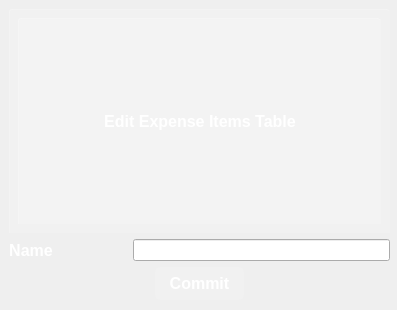
<?xml version="1.0" encoding="UTF-8"?>
<ui version="4.0">
 <class>ExpenseItemsEditDialog</class>
 <widget class="QDialog" name="ExpenseItemsEditDialog">
  <property name="geometry">
   <rect>
    <x>0</x>
    <y>0</y>
    <width>397</width>
    <height>310</height>
   </rect>
  </property>
  <property name="windowTitle">
   <string>Dialog</string>
  </property>
  <property name="styleSheet">
   <string notr="true">
#ExpenseItemsEditDialog {
position:absolute;
  top:0;
  right:0;
  bottom:0;
  left:0;


background: qradialgradient(cx:0.3, cy:0.86, radius:1, fx:0.3, fy:0.86, stop:0 rgba(255,255,255,0.03), stop:0.08 rgba(255,255,255,0.03), stop:0.08 transparent, stop:0.92 transparent), 
              qradialgradient(cx:0.55, cy:1, radius:1, fx:0.55, fy:1, stop:0 rgba(255,255,255,0.03), stop:0.08 rgba(255,255,255,0.03), stop:0.08 transparent, stop:0.92 transparent), 
              qradialgradient(cx:0.4, cy:0.75, radius:1, fx:0.4, fy:0.75, stop:0 rgba(255,255,255,0.03), stop:0.06 rgba(255,255,255,0.03), stop:0.06 transparent, stop:0.94 transparent), 
              qradialgradient(cx:0.07, cy:0.99, radius:1, fx:0.07, fy:0.99, stop:0 rgba(255,255,255,0.03), stop:0.06 rgba(255,255,255,0.03), stop:0.06 transparent, stop:0.94 transparent), 
              qradialgradient(cx:0.69, cy:0.76, radius:1, fx:0.69, fy:0.76, stop:0 rgba(255,255,255,0.03), stop:0.06 rgba(255,255,255,0.03), stop:0.06 transparent, stop:0.94 transparent), 
              qradialgradient(cx:0.02, cy:0.35, radius:1, fx:0.02, fy:0.35, stop:0 rgba(255,255,255,0.03), stop:0.06 rgba(255,255,255,0.03), stop:0.06 transparent, stop:0.94 transparent), 
              qradialgradient(cx:0.14, cy:0.48, radius:1, fx:0.14, fy:0.48, stop:0 rgba(255,255,255,0.03), stop:0.06 rgba(255,255,255,0.03), stop:0.06 transparent, stop:0.94 transparent), 
              qradialgradient(cx:0.28, cy:0.87, radius:1, fx:0.28, fy:0.87, stop:0 rgba(255,255,255,0.04), stop:0.04 rgba(255,255,255,0.04), stop:0.04 transparent, stop:0.96 transparent), 
              qradialgradient(cx:0.65, cy:0.14, radius:1, fx:0.65, fy:0.14, stop:0 rgba(255,255,255,0.04), stop:0.04 rgba(255,255,255,0.04), stop:0.04 transparent, stop:0.96 transparent), 
              qradialgradient(cx:0.51, cy:0.36, radius:1, fx:0.51, fy:0.36, stop:0 rgba(255,255,255,0.04), stop:0.04 rgba(255,255,255,0.04), stop:0.04 transparent, stop:0.96 transparent), 
              qradialgradient(cx:0.06, cy:0.93, radius:1, fx:0.06, fy:0.93, stop:0 rgba(255,255,255,0.04), stop:0.04 rgba(255,255,255,0.04), stop:0.04 transparent, stop:0.96 transparent), 
              qlineargradient(x1:0, y1:0, x2:1, y2:1, stop:0 rgb(23, 233, 173), stop:1 rgb(29, 24, 208));
}</string>
  </property>
  <widget class="QWidget" name="verticalLayoutWidget">
   <property name="geometry">
    <rect>
     <x>9</x>
     <y>9</y>
     <width>381</width>
     <height>291</height>
    </rect>
   </property>
   <layout class="QVBoxLayout" name="verticalLayout">
    <item>
     <widget class="QWidget" name="horizontalWidget_3" native="true">
      <property name="styleSheet">
       <string notr="true">margin-top: 0px;
  border-top-left-radius: 3px;
  border-top-right-radius: 3px;
    color:#fff;
    padding:15px;
    text-align:center;
background: rgba(255,255,255,0.15);
    border-top: 1px solid rgba(255,255,255,0.2);
    border-left: 1px solid rgba(255,255,255,0.2);
height: 30%;</string>
      </property>
      <layout class="QHBoxLayout" name="horizontalLayout_4">
       <item>
        <widget class="QLabel" name="label">
         <property name="font">
          <font>
           <pointsize>12</pointsize>
           <weight>75</weight>
           <bold>true</bold>
          </font>
         </property>
         <property name="styleSheet">
          <string notr="true">color: white;</string>
         </property>
         <property name="text">
          <string>Edit Expense Items Table</string>
         </property>
         <property name="alignment">
          <set>Qt::AlignCenter</set>
         </property>
        </widget>
       </item>
      </layout>
     </widget>
    </item>
    <item>
     <layout class="QHBoxLayout" name="horizontalLayout">
      <item>
       <widget class="QLabel" name="label_2">
        <property name="font">
         <font>
          <pointsize>12</pointsize>
          <weight>75</weight>
          <bold>true</bold>
         </font>
        </property>
        <property name="styleSheet">
         <string notr="true">color: white;</string>
        </property>
        <property name="text">
         <string>Name</string>
        </property>
        <property name="alignment">
         <set>Qt::AlignCenter</set>
        </property>
       </widget>
      </item>
      <item>
       <spacer name="horizontalSpacer_3">
        <property name="orientation">
         <enum>Qt::Horizontal</enum>
        </property>
        <property name="sizeType">
         <enum>QSizePolicy::Fixed</enum>
        </property>
        <property name="sizeHint" stdset="0">
         <size>
          <width>74</width>
          <height>20</height>
         </size>
        </property>
       </spacer>
      </item>
      <item>
       <widget class="QLineEdit" name="name"/>
      </item>
     </layout>
    </item>
    <item>
     <layout class="QHBoxLayout" name="horizontalLayout_3">
      <item>
       <spacer name="horizontalSpacer">
        <property name="orientation">
         <enum>Qt::Horizontal</enum>
        </property>
        <property name="sizeHint" stdset="0">
         <size>
          <width>40</width>
          <height>20</height>
         </size>
        </property>
       </spacer>
      </item>
      <item>
       <widget class="QPushButton" name="commitButton">
        <property name="font">
         <font>
          <pointsize>12</pointsize>
          <weight>75</weight>
          <bold>true</bold>
         </font>
        </property>
        <property name="styleSheet">
         <string notr="true">background-color: rgba(255, 255, 255, 0.1);
border: none;
border-radius: 5px;
padding: 7px 14px;
color: white;</string>
        </property>
        <property name="text">
         <string>Commit</string>
        </property>
       </widget>
      </item>
      <item>
       <spacer name="horizontalSpacer_2">
        <property name="orientation">
         <enum>Qt::Horizontal</enum>
        </property>
        <property name="sizeHint" stdset="0">
         <size>
          <width>40</width>
          <height>20</height>
         </size>
        </property>
       </spacer>
      </item>
     </layout>
    </item>
   </layout>
  </widget>
 </widget>
 <resources/>
 <connections/>
</ui>
